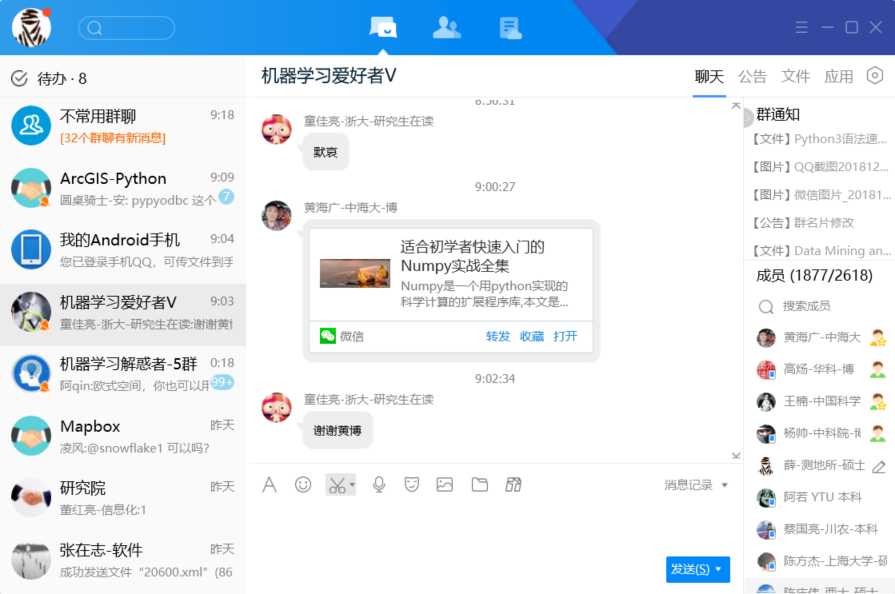
#> input picture senior2/1.png, 895 x 594 px
$ python handleImage.py
#> lines starting #> are read from the running program, lines starting #| are printed output that depends on the picture
from PIL import Image
im=Image.open('1.png')
#> im is the input picture: PIL image 895x594 RGB; mean R, G, B 222.8, 231.4, 240.2
print(im.format,im.size,im.mode)
#| PNG (895, 594) RGB
im.thumbnail((200,100))
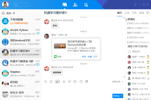
#> im: PIL image 151x100 RGB; mean R, G, B 222.7, 231.3, 240.1
im.save('thumb.jpg','JPEG')
